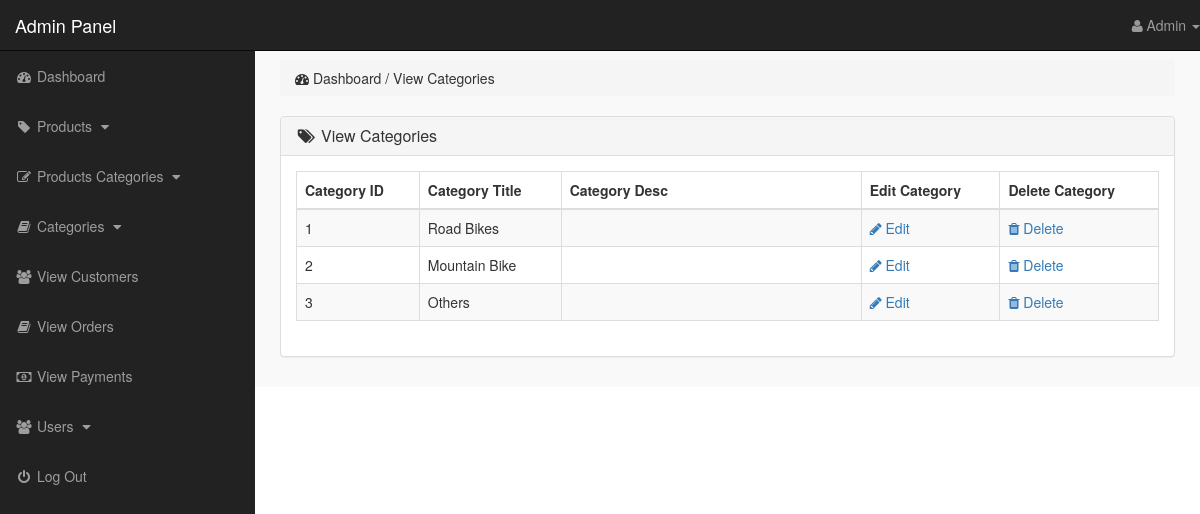
The app's page /admin_area/index.php?view_cats (signed in) with its own data.
### tables this page shows
CREATE TABLE `categories` (
  `cat_id` int(10) NOT NULL,
  `cat_title` text NOT NULL,
  `cat_desc` text NOT NULL
);

### admin_area/view_cats.php (the view)
<?php
    if(!isset($_SESSION['admin_email'])){
        echo "<script>window.open('login.php','_self')</script>";
    }else{
?>
<div class="row">
    <div class="col-lg-12">
        <ol class="breadcrumb">
            <li>
                <i class="fa fa-dashboard"></i> Dashboard / View Categories
            </li>
        </ol>
    </div>
</div>
<div class="row">
    <div class="col-lg-12">
        <div class="panel panel-default">
            <div class="panel-heading">
                <h3 class="panel-title">
                    <i class="fa fa-tags fa-fw"></i> View Categories
                </h3>
            </div>
            <div class="panel-body">
                <div class="table-responsive">
                    <table class="table table-hover table-striped table-bordered">
                        <thead>
                            <tr>
                                <th> Category ID </th>
                                <th> Category Title </th>
                                <th> Category Desc </th>
                                <th> Edit Category </th>
                                <th> Delete Category </th>
                            </tr>
                        </thead>
                        <tbody>
                            <?php
                                $i=0;
                                $get_cats = "select * from categories";
                                $run_cats = mysqli_query($con,$get_cats);
                                while($row_cats=mysqli_fetch_array($run_cats)){
                                    $cat_id = $row_cats['cat_id'];
                                    $cat_title = $row_cats['cat_title'];
                                    $cat_desc = $row_cats['cat_desc'];
                                    $i++;
                            ?>
                            <tr>
                                <td> <?php echo $i; ?> </td>
                                <td> <?php echo $cat_title; ?> </td>
                                <td width="300"> <?php echo $cat_desc; ?> </td>
                                <td>
                                    <a href="index.php?edit_cat= <?php echo $cat_id; ?> ">
                                        <i class="fa fa-pencil"></i> Edit
                                    </a>
                                </td>
                                <td>
                                    <a href="index.php?delete_cat= <?php echo $cat_id; ?> ">
                                        <i class="fa fa-trash"></i> Delete
                                    </a>
                                </td>
                            </tr>
                            <?php } ?>
                        </tbody>
                    </table>
                </div>
            </div>
        </div>
    </div>
</div>
<?php } ?>

### admin_area/includes/sidebar.php (shortened to what this page needs)
<?php
    if(!isset($_SESSION['admin_email'])){
        echo "<script>window.open('login.php','_self')</script>";
    }else{
?>
<nav class="navbar navbar-inverse navbar-fixed-top">
    <div class="navbar-header">
        <a href="index.php?dashboard" class="navbar-brand">Admin Panel</a>
    </div>
    <ul class="nav navbar-right top-nav">
        <li class="dropdown">
            <a href="#" class="dropdown-toggle" data-toggle="dropdown">
                <i class="fa fa-user"></i> <?php echo $admin_name;  ?> <b class="caret"></b>
            </a>
        </li>
    </ul>
    <div class="collapse navbar-collapse navbar-ex1-collapse">
        <ul class="nav navbar-nav side-nav">
            <li>
                <a href="index.php?dashboard">
                        <i class="fa fa-fw fa-dashboard"></i> Dashboard
                </a>
            </li>
            <li>
                <a href="#" data-toggle="collapse" data-target="#products">
                        <i class="fa fa-fw fa-tag"></i> Products
                        <i class="fa fa-fw fa-caret-down"></i>
                </a>
            </li>
            <li>
                <a href="#" data-toggle="collapse" data-target="#p_cat">
                        <i class="fa fa-fw fa-edit"></i> Products Categories
                        <i class="fa fa-fw fa-caret-down"></i>
                </a>
            </li>
            <li>
                <a href="#" data-toggle="collapse" data-target="#cat">
                        <i class="fa fa-fw fa-book"></i> Categories
                        <i class="fa fa-fw fa-caret-down"></i>
                </a>
            </li>
            <li>
                <a href="index.php?view_customers">
                    <i class="fa fa-fw fa-users"></i> View Customers
                </a>
            </li>
            <li>
                <a href="index.php?view_orders">
                    <i class="fa fa-fw fa-book"></i> View Orders
                </a>
            </li>
            <li>
                <a href="index.php?view_payments">
                    <i class="fa fa-fw fa-money"></i> View Payments
                </a>
            </li>
            <li>
                <a href="#" data-toggle="collapse" data-target="#users">
                        <i class="fa fa-fw fa-users"></i> Users
                        <i class="fa fa-fw fa-caret-down"></i>
                </a>
            </li>
            <li>
                <a href="logout.php">
                    <i class="fa fa-fw fa-power-off"></i> Log Out
                </a>
            </li>
        </ul>
    </div>
</nav>
<?php } ?>

### admin_area/css/style.css (style rules this page uses)
body { margin-top: 100px; }
@media (min-width: 768px) { body { margin-top: 50px; } }
.top-nav { 0 15px; }
.top-nav>li { float: left; display: inline-block; }
.top-nav>li>a { color: #999999; line-height: 20px; padding-top: 15px; padding-bottom: 15px; }
@media (min-width: 768px) { .side-nav { position: fixed; top: 51px; bottom: 0; width: 255px; overflow-y: auto; overflow-x: hidden; background-color: #222222; padding-bottom: 40px; border-radius: 0; } }
@media (min-width: 768px) { .side-nav>li>a { width: 255px; } }
.panel-body { border-radius: 5px; }

### records on screen
categories: cat_title "Road Bikes"
categories: cat_title "Mountain Bike"
categories: cat_title "Others"

### other values on screen
$admin_name "Admin"
